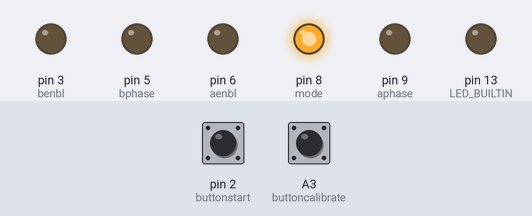
This sketch was run on a simulated Arduino Nano, built with avr-gcc and run on an emulated ATmega328P. Shown: output pins drawn as LEDs (lit = HIGH). The test bench sets the inputs (shaded band); at power-on: A3 (buttoncalibrate) LOW, pin 2 (buttonstart) LOW.

Above: at 1.3 s.
1.4 s: A3 (buttoncalibrate) pulled HIGH for 0.15 s
At 1.7 s:
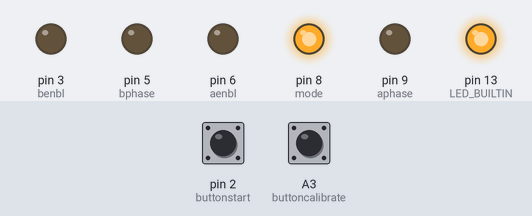
At 11.9 s:
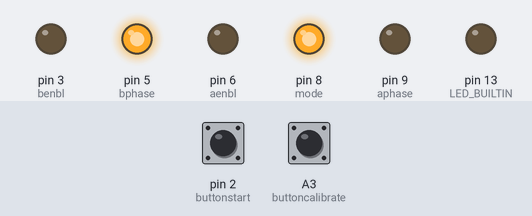
Timing chart, 0 to 12.9 s (numbered marks = the images above; inputs shaded):
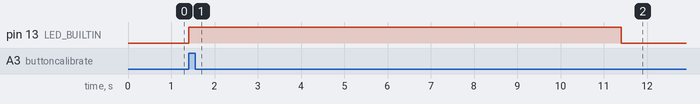

The sketch:

LFR_PID.ino
```cpp
//Make sure to install the library
#include <QTRSensors.h>
QTRSensors qtr;
const uint8_t SensorCount = 8;
uint16_t sensorValues[SensorCount];

float Kp = 0; //set up the constants value
float Ki = 0;
float Kd = 0;
int P;
int I;
int D;

int lastError = 0;
boolean onoff = false;

//Increasing the maxspeed can damage the motors - at a value of 255 the 6V motors will receive 7,4 V
const uint8_t maxspeeda = 180;
const uint8_t maxspeedb = 180;
const uint8_t basespeeda = 120;
const uint8_t basespeedb = 120;

//Set up the drive motor carrier pins
int mode = 8;
int aphase = 9;
int aenbl = 6;
int bphase = 5;
int benbl = 3;

//Set up the buttons pins
int buttoncalibrate = 17; //pin A3
int buttonstart = 2;

void setup() {
  Serial.begin(9600);
  qtr.setTypeRC();
  //Set up the sensor array pins
  qtr.setSensorPins((const uint8_t[]){A0,A1,A2,A2,A3,A4,A5,A6,A7}, SensorCount);
  qtr.setEmitterPin(7);//LEDON PIN

  pinMode(mode, OUTPUT);
  pinMode(aphase, OUTPUT);
  pinMode(aenbl, OUTPUT);
  pinMode(bphase, OUTPUT);
  pinMode(benbl, OUTPUT);
  digitalWrite(mode, HIGH);

  delay(500);
  pinMode(LED_BUILTIN, OUTPUT);

  boolean Ok = false;
  while (Ok == false) { //the loop won't start until the robot is calibrated
    if(digitalRead(buttoncalibrate) == HIGH) {
      calibration(); //calibrate the robot for 10 seconds
      Ok = true;
    }
  }
  forward_brake(0, 0);
}

void calibration() {
  digitalWrite(LED_BUILTIN, HIGH);
  for (uint16_t i = 0; i < 400; i++)
  {
    qtr.calibrate();
  }
  digitalWrite(LED_BUILTIN, LOW);
}

void loop() {
  if(digitalRead(buttonstart) == HIGH) {
    onoff =! onoff;
    if(onoff = true) {
      delay(1000);//a delay when the robot starts
    }
    else {
      delay(50);
    }
  }
  if (onoff == true) {
    PID_control();
  }
  else {
    forward_brake(0,0);
  }
}
void forward_brake(int posa, int posb) {
  //set the appropriate values for aphase and bphase so that the robot goes straight
  digitalWrite(aphase, LOW);
  digitalWrite(bphase, HIGH);
  analogWrite(aenbl, posa);
  analogWrite(benbl, posb);
}
void PID_control() {
  uint16_t position = qtr.readLineBlack(sensorValues);
  int error = 3500 - position;

  P = error;
  I = I + error;
  D = error - lastError;
  lastError = error;
  int motorspeed = P*Kp + I*Ki + D*Kd;

  int motorspeeda = basespeeda + motorspeed;
  int motorspeedb = basespeedb - motorspeed;

  if (motorspeeda > maxspeeda) {
    motorspeeda = maxspeeda;
  }
  if (motorspeedb > maxspeedb) {
    motorspeedb = maxspeedb;
  }
  if (motorspeeda < 0) {
    motorspeeda = 0;
  }
  if (motorspeedb < 0) {
    motorspeedb = 0;
  }
  //Serial.print(motorspeeda);Serial.print(" ");Serial.println(motorspeedb);
  forward_brake(motorspeeda, motorspeedb);
}
```

Measured:
- after the input at 1.4 s, pin 5 (bphase): LOW → HIGH after 10.0 s; pin 13 (LED_BUILTIN): LOW → HIGH at once, → LOW 10.0 s later
